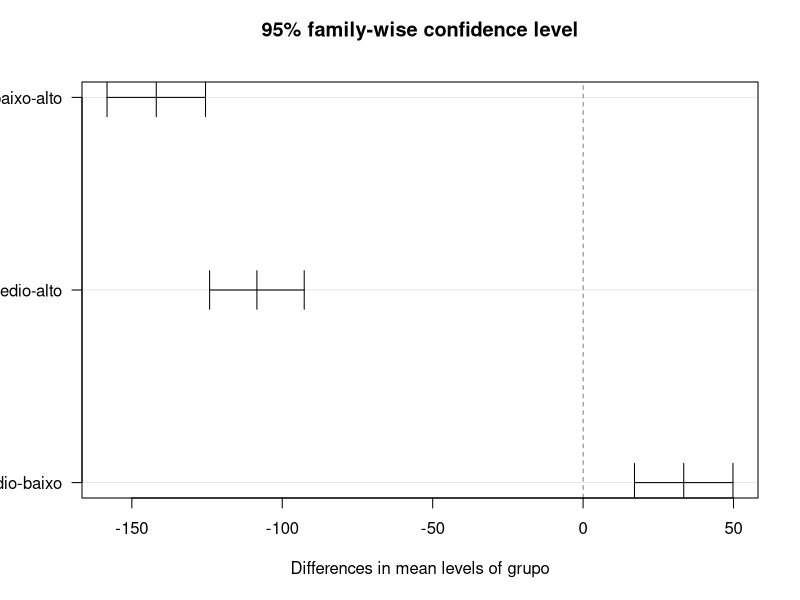
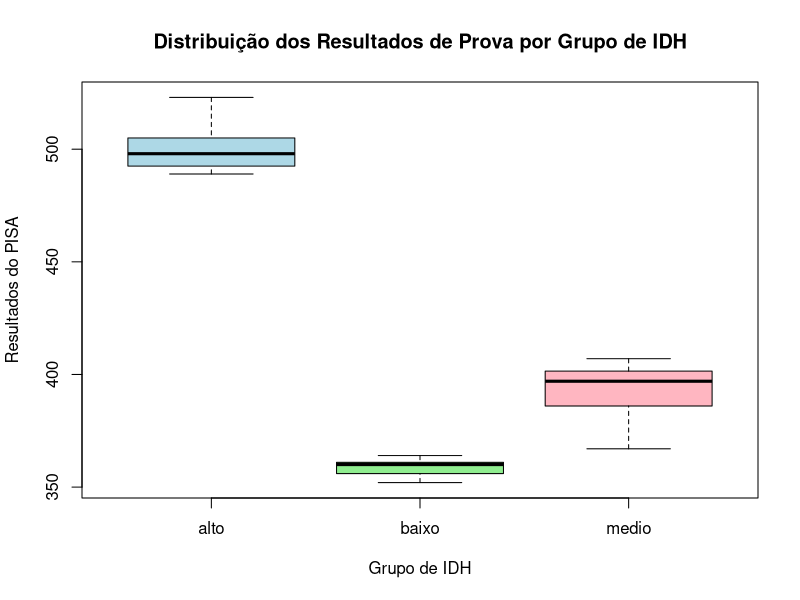
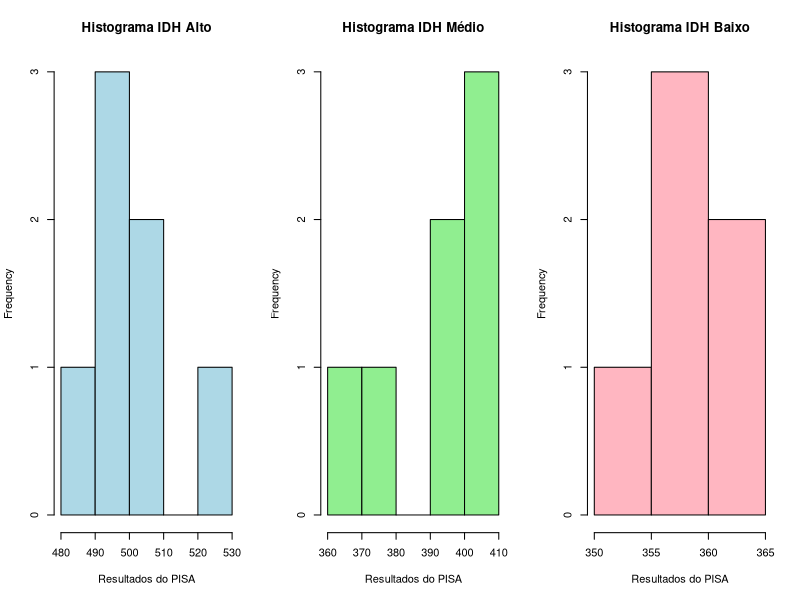

Write the R code that produced these figures, in order.
# Dados
IDH_alto <- c(494, 506, 504, 489, 498, 523, 491)
IDH_medio <- c(401, 397, 402, 396, 407, 367, 376)
IDH_baixo <- c(356, 360, 364, 360, 361, 352)

# Criar um dataframe com os dados
dados <- data.frame(
  valor = c(IDH_alto, IDH_medio, IDH_baixo),
  grupo = factor(rep(c("alto", "medio", "baixo"), times = c(length(IDH_alto), length(IDH_medio), length(IDH_baixo))))
)

# Teste de normalidade de Shapiro-Wilk para cada grupo
shapiro_result <- by(dados$valor, dados$grupo, shapiro.test)
print("Resultados do Teste de Shapiro-Wilk:")
print(shapiro_result)

# Calcula a variância de cada grupo e compara
variancia_alto <- var(IDH_alto)
variancia_medio <- var(IDH_medio)
variancia_baixo <- var(IDH_baixo)

print("Variâncias dos grupos:")
print(c(variancia_alto, variancia_medio, variancia_baixo))

# Realizar a ANOVA
resultado_anova <- aov(valor ~ grupo, data = dados)
print("Resumo da ANOVA:")
summary(resultado_anova)

# Realizar o teste de Tukey 
resultado_tukey <- TukeyHSD(resultado_anova)
plot(resultado_tukey , las = 1)

print("Resultados do teste de Tukey:")
print(resultado_tukey)

# Gráfico de boxplot
boxplot(valor ~ grupo, data = dados,
        main = "Distribuição dos Resultados de Prova por Grupo de IDH",
        xlab = "Grupo de IDH",
        ylab = "Resultados do PISA",
        col = c("lightblue", "lightgreen", "lightpink"))
#Histograma
par(mfrow = c(1, 3))  # Organizar a área de plotagem em 3 colunas
hist(IDH_alto, main = "Histograma IDH Alto", xlab = "Resultados do PISA", col = "lightblue")
hist(IDH_medio, main = "Histograma IDH Médio", xlab = "Resultados do PISA", col = "lightgreen")
hist(IDH_baixo, main = "Histograma IDH Baixo", xlab = "Resultados do PISA", col = "lightpink")
par(mfrow = c(1, 1))  # Restaurar a área de plotagem para uma única janela
